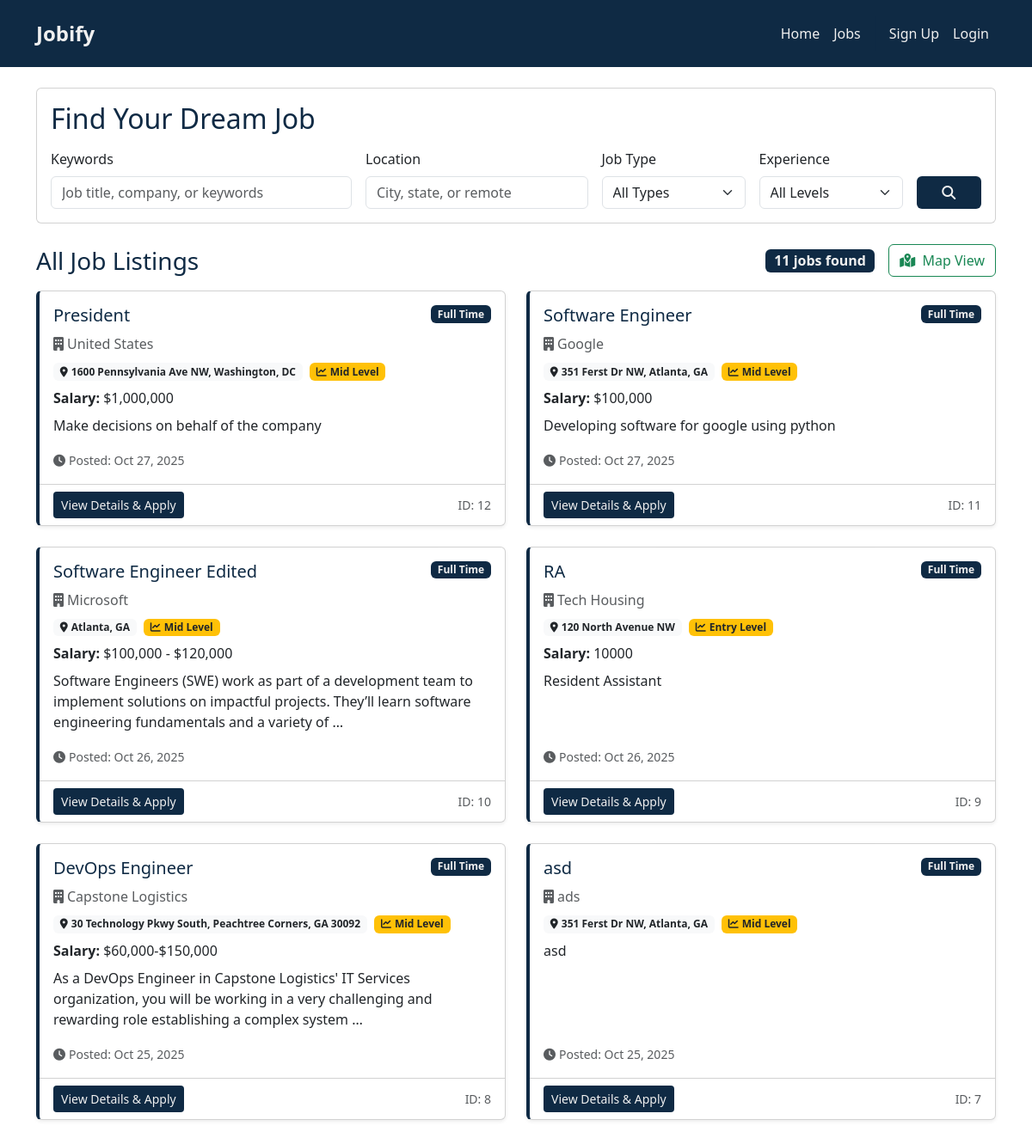
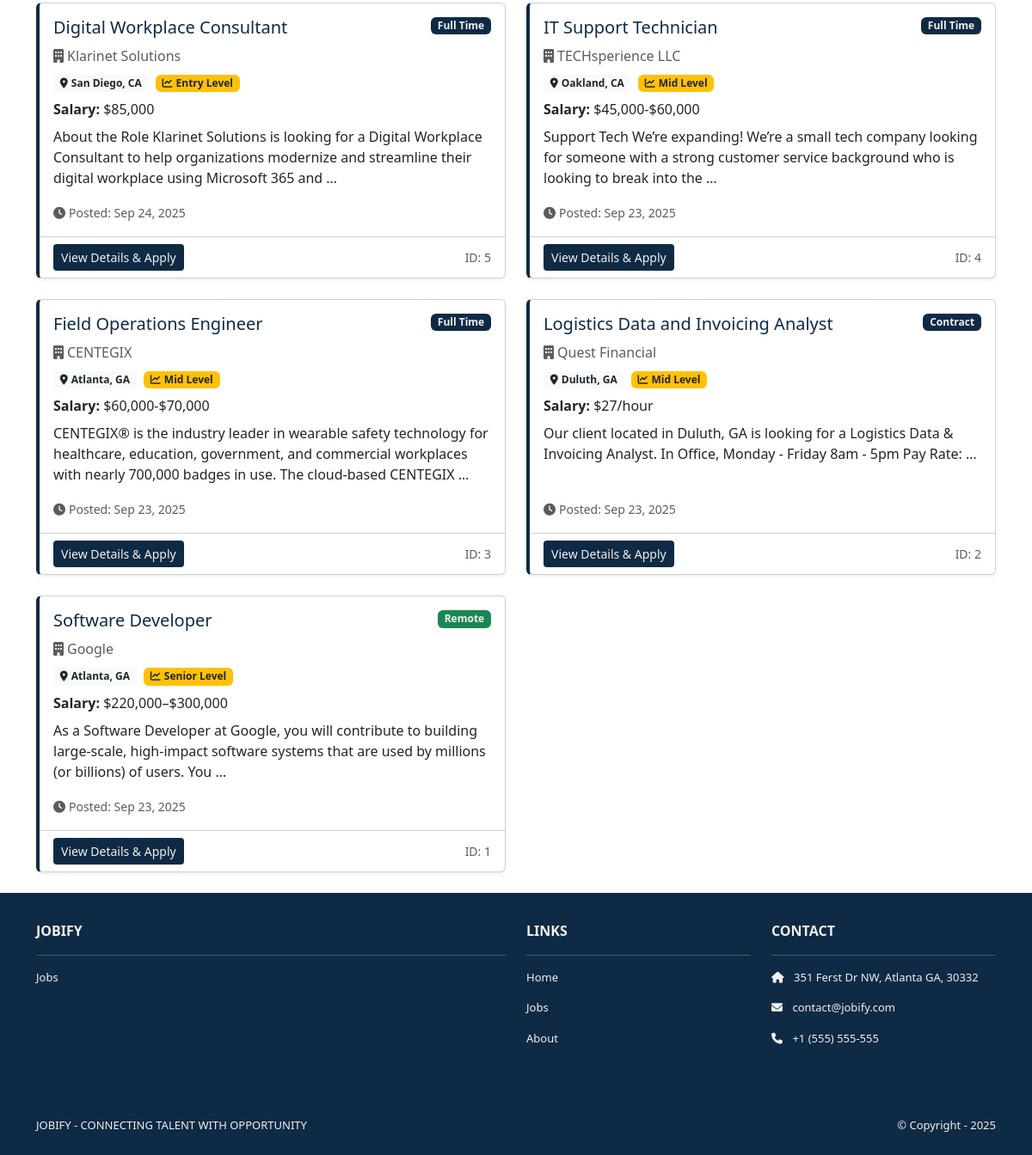
Screenshot of /jobs/ with the database file from the repository (2 pictures, top to bottom).
### jobs/models.py (models this page shows, shortened)
class Job(models.Model):
    JOB_TYPE_CHOICES = [
        ("full_time", "Full Time"),
        ("part_time", "Part Time"),
        ("contract", "Contract"),
        ("internship", "Internship"),
        ("remote", "Remote"),
    ]
    EXPERIENCE_LEVEL_CHOICES = [
        ("entry", "Entry Level"),
        ("mid", "Mid Level"),
        ("senior", "Senior Level"),
        ("lead", "Lead"),
    ]
    title = models.CharField(max_length=255)
    company = models.CharField(max_length=255)
    location = models.CharField(max_length=255)
    latitude = models.FloatField(null=True, blank=True)
    longitude = models.FloatField(null=True, blank=True)
    description = models.TextField()
    requirements = models.TextField(blank=True)
    salary_range = models.CharField(max_length=100, blank=True)
    job_type = models.CharField(
        max_length=20, choices=JOB_TYPE_CHOICES, default="full_time"
    )
    experience_level = models.CharField(
        max_length=20, choices=EXPERIENCE_LEVEL_CHOICES, default="mid"
    )
    posted_at = models.DateTimeField(auto_now_add=True)
    is_active = models.BooleanField(default=True)
    employer = models.ForeignKey(
        User,
        on_delete=models.CASCADE,
        related_name="posted_jobs",
        null=True,  # Make nullable for existing data
        blank=True
    )
    application_email = models.EmailField(blank=True)

### jobs/views.py (the view, shortened to what this page needs)
# urls.py: path("", views.job_list, name="job_list"),
def job_list(request):
    jobs = Job.objects.filter(is_active=True)
    search_query = request.GET.get("q", "")
    job_type = request.GET.get("job_type", "")
    experience_level = request.GET.get("experience_level", "")
    location_query = request.GET.get("location", "")
    if job_type:
        jobs = jobs.filter(job_type=job_type)
    if experience_level:
        jobs = jobs.filter(experience_level=experience_level)
    if location_query:
        jobs = jobs.filter(location__icontains=location_query)
    jobs = jobs.order_by("-posted_at")
    job_types = Job.JOB_TYPE_CHOICES
    experience_levels = Job.EXPERIENCE_LEVEL_CHOICES
    locations = (
        Job.objects.filter(is_active=True).values_list("location", flat=True).distinct()
    )
    context = {
        "jobs": jobs,
        "search_query": search_query,
        "selected_job_type": job_type,
        "selected_experience": experience_level,
        "location_query": location_query,
        "job_types": job_types,
        "experience_levels": experience_levels,
        "locations": locations,
        "results_count": jobs.count(),
    }
    return render(request, "jobs/job_list.html", context)

### jobs/templates/jobs/job_list.html (shortened to what this page needs)
{% extends 'base.html' %}
{% load static %}
{% block content %}
<div class="container mt-4">
    <div class="card mb-4">
        <div class="card-body">
            <h2 class="navy-text mb-3">Find Your Dream Job</h2>
            <form method="get" action="{% url 'job_list' %}">
                <div class="row g-3">
                    <div class="col-md-4">
                        <label for="q" class="form-label">Keywords</label>
                        <input type="text" class="form-control" id="q" name="q"
                               value="{{ search_query }}" placeholder="Job title, company, or keywords">
                    </div>
                    <div class="col-md-3">
                        <label for="location" class="form-label">Location</label>
                        <input type="text" class="form-control" id="location" name="location"
                               value="{{ location_query }}" placeholder="City, state, or remote"
                               list="locationSuggestions">
                    </div>
                    <div class="col-md-2">
                        <label for="job_type" class="form-label">Job Type</label>
                        <select class="form-select" id="job_type" name="job_type">
                            <option value="">All Types</option>
                        </select>
                    </div>
                    <div class="col-md-2">
                        <label for="experience_level" class="form-label">Experience</label>
                        <select class="form-select" id="experience_level" name="experience_level">
                            <option value="">All Levels</option>
                        </select>
                    </div>
                    <div class="col-md-1 d-flex align-items-end">
                        <button type="submit" class="btn navy-bg eggshell-text w-100">
                            <i class="fas fa-search"></i>
                        </button>
                    </div>
                </div>
            </form>
        </div>
    </div>
    <div class="d-flex justify-content-between align-items-center mb-3">
        <div>
            <h3 class="navy-text mb-0">
                {% if search_query or selected_job_type or selected_experience or location_query %}
                    Search Results
                {% else %}
                    All Job Listings
                {% endif %}
            </h3>
        </div>
        <div class="d-flex align-items-center">
            <span class="badge navy-bg eggshell-text fs-6 me-3">{{ results_count }} job{{ results_count|pluralize }} found</span>
            <a href="{% url 'job_map' %}" class="btn btn-outline-success">
                <i class="fas fa-map-marked-alt me-1"></i> Map View
            </a>
        </div>
    </div>
    {% if jobs %}
        <div class="row">
            {% for job in jobs %}
            <div class="col-lg-6 mb-4">
                <div class="card h-100 shadow-sm job-card">
                    <div class="card-body d-flex flex-column">
                        <div class="d-flex justify-content-between align-items-start mb-2">
                            <h5 class="card-title navy-text">{{ job.title }}</h5>
                            <span class="badge {% if job.job_type == 'remote' %}bg-success{% else %}navy-bg{% endif %} eggshell-text">
                                {{ job.get_job_type_display }}
                            </span>
                        </div>
                        <h6 class="card-subtitle mb-2 text-muted">
                            <i class="fas fa-building me-1"></i>{{ job.company }}
                        </h6>
                        <div class="mb-2">
                            <span class="badge bg-light text-dark me-1">
                                <i class="fas fa-map-marker-alt me-1"></i>{{ job.location }}
                            </span>
                            <span class="badge bg-warning text-dark">
                                <i class="fas fa-chart-line me-1"></i>{{ job.get_experience_level_display }}
                            </span>
                        </div>
                        {% if job.salary_range %}
                        <div class="mb-2">
                            <strong>Salary:</strong> {{ job.salary_range }}
                        </div>
                        {% endif %}
                        <p class="card-text flex-grow-1">
                            {{ job.description|truncatewords:25 }}
                        </p>
                        <div class="mt-auto">
                            <small class="text-muted">
                                <i class="fas fa-clock me-1"></i>Posted: {{ job.posted_at|date:"M d, Y" }}
                            </small>
                        </div>
                    </div>
                    <div class="card-footer bg-transparent">
                        <div class="d-flex justify-content-between align-items-center">
                            <a href="{% url 'job_detail' job.id %}" class="btn navy-bg eggshell-text btn-sm">View Details & Apply</a>
                            <small class="text-muted">ID: {{ job.id }}</small>
                        </div>
                    </div>
                </div>
            </div>
            {% endfor %}
        </div>
    {% else %}
        <div class="alert alert-warning text-center">
            <h4>No jobs found matching your criteria</h4>
            <p class="mb-0">Try adjusting your search filters or <a href="{% url 'job_list' %}">view all jobs</a>.</p>
        </div>
    {% endif %}
</div>
{% endblock %}

### jobsite/static/css/style.css (style rules this page uses)
html .eggshell-text, html .eggshell-text *, html .eggshell-text h1, html .eggshell-text h2, html .eggshell-text h3, html .eggshell-text h4, html .eggshell-text h5, html .eggshell-text h6, html .eggshell-text p, html .eggshell-text span, html .eggshell-text a, html .eggshell-text div { color: #F0F0F0 !important; }
.navy-bg { background-color: #0f2a44 !important; }
.navy-text { color: #0f2a44 !important; }
.eggshell-text, .eggshell-text *, .eggshell-text a, .eggshell-text span, .eggshell-text h1, .eggshell-text h2, .eggshell-text h3, .eggshell-text h4, .eggshell-text h5, .eggshell-text h6, .eggshell-text p, .eggshell-text div, .eggshell-text b, .eggshell-text strong, .eggshell-text i, .eggshell-text em { color: #F0F0F0 !important; }
.btn.eggshell-text, .btn.eggshell-text:hover, .btn.eggshell-text:focus, .btn.eggshell-text:active { color: #F0F0F0 !important; }
.job-card { transition: transform 0.2s; }

### templates/base.html (style rules this page uses)
.eggshell-text, .eggshell-text * { color: #F0F0F0 !important; }
.navy-bg { background-color: #0f2a44 !important; }
.navy-text, .navy-text * { color: #0f2a44 !important; }

### jobs/templates/jobs/job_list.html (style rules this page uses)
.job-card { transition: transform 0.2s ease-in-out; border-left: 4px solid #0f2a44; }

### rows the page displays
Job: title "President", job_type "Full Time", company "United States", location "1600 Pennsylvania Ave NW, Washington, DC", experience_level "Mid Level", salary_range "$1,000,000", description "Make decisions on behalf of the company", posted_at "Oct 27, 2025", id "12"
Job: title "Software Engineer", job_type "Full Time", company "Google", location "351 Ferst Dr NW, Atlanta, GA", experience_level "Mid Level", salary_range "$100,000", description "Developing software for google using python", posted_at "Oct 27, 2025", id "11"
Job: title "Software Engineer Edited", job_type "Full Time", company "Microsoft", location "Atlanta, GA", experience_level "Mid Level", salary_range "$100,000 - $120,000", description "Software Engineers (SWE) work as part of a development team to implement solutions on impactful projects. They’ll learn software engineering fundamentals and a variety of …", posted_at "Oct 26, 2025", id "10"
Job: title "RA", job_type "Full Time", company "Tech Housing", location "120 North Avenue NW", experience_level "Entry Level", salary_range "10000", description "Resident Assistant", posted_at "Oct 26, 2025", id "9"
Job: title "DevOps Engineer", job_type "Full Time", company "Capstone Logistics", location "30 Technology Pkwy South, Peachtree Corners, GA 30092", experience_level "Mid Level", salary_range "$60,000-$150,000", description "As a DevOps Engineer in Capstone Logistics' IT Services organization, you will be working in a very challenging and rewarding role establishing a complex system …", posted_at "Oct 25, 2025", id "8"
Job: title "asd", job_type "Full Time", company "ads", location "351 Ferst Dr NW, Atlanta, GA", experience_level "Mid Level", description "asd", posted_at "Oct 25, 2025", id "7"
Job: title "Digital Workplace Consultant", job_type "Full Time", company "Klarinet Solutions", location "San Diego, CA", experience_level "Entry Level", salary_range "$85,000", description "About the Role Klarinet Solutions is looking for a Digital Workplace Consultant to help organizations modernize and streamline their digital workplace using Microsoft 365 and …", posted_at "Sep 24, 2025", id "5"
Job: title "IT Support Technician", job_type "Full Time", company "TECHsperience LLC", location "Oakland, CA", experience_level "Mid Level", salary_range "$45,000-$60,000", description "Support Tech We’re expanding! We’re a small tech company looking for someone with a strong customer service background who is looking to break into the …", posted_at "Sep 23, 2025", id "4"
Job: title "Field Operations Engineer", job_type "Full Time", company "CENTEGIX", location "Atlanta, GA", experience_level "Mid Level", salary_range "$60,000-$70,000", description "CENTEGIX® is the industry leader in wearable safety technology for healthcare, education, government, and commercial workplaces with nearly 700,000 badges in use. The cloud-based CENTEGIX …", posted_at "Sep 23, 2025", id "3"
Job: title "Logistics Data and Invoicing Analyst", job_type "Contract", company "Quest Financial", location "Duluth, GA", experience_level "Mid Level", salary_range "$27/hour", description "Our client located in Duluth, GA is looking for a Logistics Data & Invoicing Analyst. In Office, Monday - Friday 8am - 5pm Pay Rate: …", posted_at "Sep 23, 2025", id "2"
Job: title "Software Developer", job_type "Remote", company "Google", location "Atlanta, GA", experience_level "Senior Level", salary_range "$220,000–$300,000", description "As a Software Developer at Google, you will contribute to building large-scale, high-impact software systems that are used by millions (or billions) of users. You …", posted_at "Sep 23, 2025", id "1"

### other values shown
{{ results_count }} "11"
